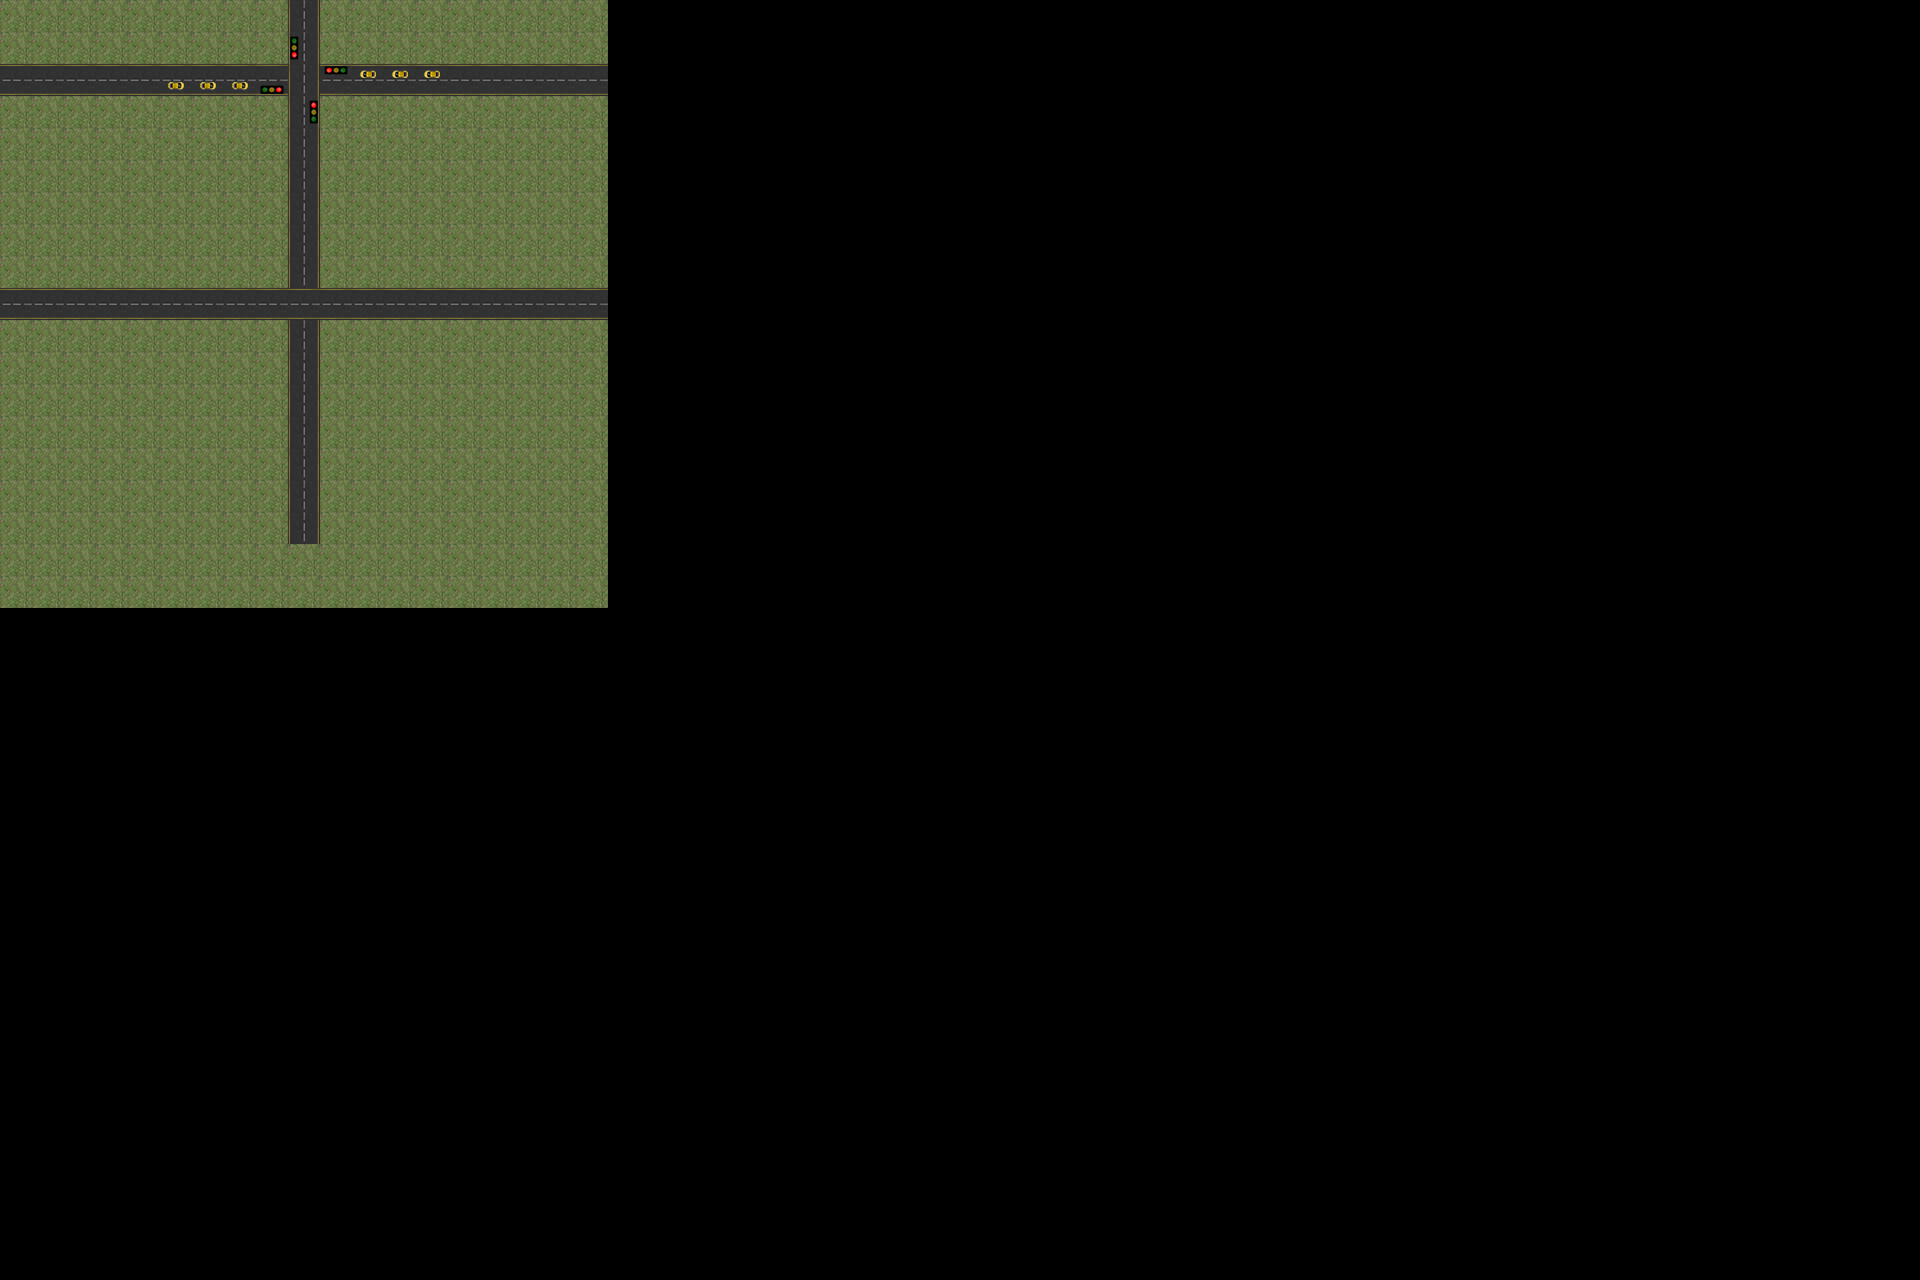

A level layout from a 2D game, rendered from its tile map. Below: a short description, then the map file with tile-grid data replaced by summaries:
An orthogonal 60x40 tile map with 32x32 px tiles, 2 tile layers (Kachelebene 1, Kachelebene 2).

<map version="1.0" orientation="orthogonal" renderorder="right-down" width="60" height="40" tilewidth="32" tileheight="32" nextobjectid="1">
 <tileset firstgid="1" name="New2Tiles32x32" tilewidth="32" tileheight="32" tilecount="36" columns="9">
  <image source="New2Tiles32x32.png" width="288" height="128" />
 </tileset>
 <layer name="Kachelebene 1" width="60" height="40">
  <data>[2400 cells, 361 non-empty, 7 distinct tile ids]</data>
 </layer>
 <layer name="Kachelebene 2" width="60" height="40">
  <data>[2400 cells, 6 non-empty, 2 distinct tile ids]</data>
 </layer>
</map>
